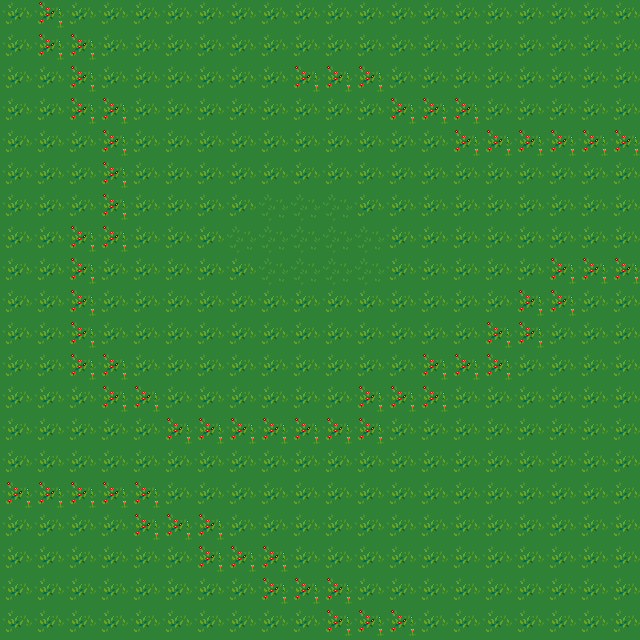

The image is a tile-based game level rendered from a .tmx file. Its description and complete source (layers, tilesets, objects, tile grids) follow:
An orthogonal 20x20 tile map with 32x32 px tiles, 1 tile layer (Tile Layer 1).

<map version="1.0" tiledversion="1.0.1" orientation="orthogonal" renderorder="left-up" width="20" height="20" tilewidth="32" tileheight="32" nextobjectid="1">
 <tileset firstgid="1" name="terrain" tilewidth="32" tileheight="32" tilecount="9" columns="9">
  <image source="terrain.png" width="288" height="32" />
  <tile id="0">
   <properties>
    <property name="height" value="0" />
   </properties>
  </tile>
  <tile id="1">
   <properties>
    <property name="height" value="1" />
   </properties>
  </tile>
  <tile id="2">
   <properties>
    <property name="height" value="2" />
   </properties>
  </tile>
  <tile id="3">
   <properties>
    <property name="height" value="3" />
   </properties>
  </tile>
  <tile id="4">
   <properties>
    <property name="height" value="4" />
   </properties>
  </tile>
  <tile id="5">
   <properties>
    <property name="height" value="5" />
   </properties>
  </tile>
  <tile id="6">
   <properties>
    <property name="height" value="6" />
   </properties>
  </tile>
  <tile id="7">
   <properties>
    <property name="height " value="7" />
   </properties>
  </tile>
  <tile id="8">
   <properties>
    <property name="height" value="8" />
   </properties>
  </tile>
 </tileset>
 <layer name="Tile Layer 1" width="20" height="20">
  <data encoding="csv">
1,4,1,1,1,1,1,1,1,1,1,1,1,1,1,1,1,1,1,1,
1,4,4,1,1,1,1,1,1,1,1,1,1,1,1,1,1,1,1,1,
1,1,4,1,1,1,1,1,1,4,4,4,1,1,1,1,1,1,1,1,
1,1,4,4,1,1,1,1,1,1,1,1,4,4,4,1,1,1,1,1,
1,1,1,4,1,1,1,1,1,1,1,1,1,1,4,4,4,4,4,4,
1,1,1,4,1,1,1,1,1,1,1,1,1,1,1,1,1,1,1,1,
1,1,1,4,1,1,1,1,2,2,2,1,1,1,1,1,1,1,1,1,
1,1,4,4,1,1,1,2,2,2,2,2,1,1,1,1,1,1,1,1,
1,1,4,1,1,1,1,1,2,2,2,2,1,1,1,1,1,4,4,4,
1,1,4,1,1,1,1,1,1,1,1,1,1,1,1,1,4,4,1,1,
1,1,4,1,1,1,1,1,1,1,1,1,1,1,1,4,4,1,1,1,
1,1,4,4,1,1,1,1,1,1,1,1,1,4,4,4,1,1,1,1,
1,1,1,4,4,1,1,1,1,1,1,4,4,4,1,1,1,1,1,1,
1,1,1,1,1,4,4,4,4,4,4,4,1,1,1,1,1,1,1,1,
1,1,1,1,1,1,1,1,1,1,1,1,1,1,1,1,1,1,1,1,
4,4,4,4,4,1,1,1,1,1,1,1,1,1,1,1,1,1,1,1,
1,1,1,1,4,4,4,1,1,1,1,1,1,1,1,1,1,1,1,1,
1,1,1,1,1,1,4,4,4,1,1,1,1,1,1,1,1,1,1,1,
1,1,1,1,1,1,1,1,4,4,4,1,1,1,1,1,1,1,1,1,
1,1,1,1,1,1,1,1,1,1,4,4,4,1,1,1,1,1,1,1
</data>
 </layer>
</map>